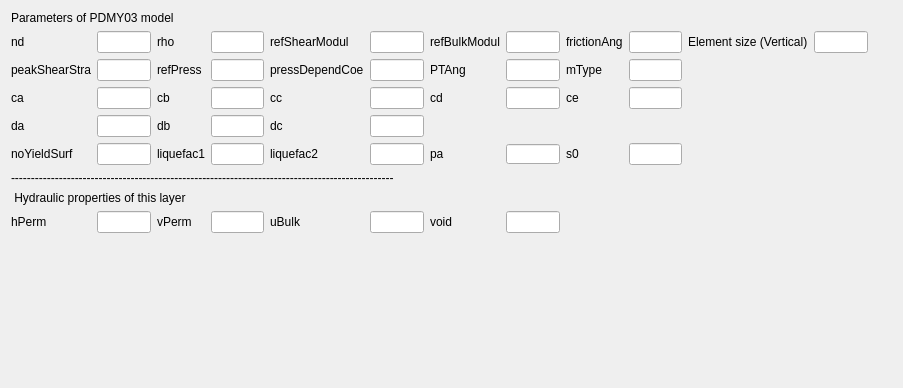
<?xml version="1.0" encoding="UTF-8"?>
<ui version="4.0">
 <class>PDMY03Ui</class>
 <widget class="QDialog" name="PDMY03Ui">
  <property name="geometry">
   <rect>
    <x>0</x>
    <y>0</y>
    <width>903</width>
    <height>388</height>
   </rect>
  </property>
  <property name="windowTitle">
   <string>Dialog</string>
  </property>
  <layout class="QGridLayout" name="gridLayout">
   <item row="5" column="0">
    <widget class="QLabel" name="noYieldSurf_2">
     <property name="sizePolicy">
      <sizepolicy hsizetype="Preferred" vsizetype="Preferred">
       <horstretch>1</horstretch>
       <verstretch>0</verstretch>
      </sizepolicy>
     </property>
     <property name="text">
      <string>noYieldSurf</string>
     </property>
     <property name="alignment">
      <set>Qt::AlignLeading|Qt::AlignLeft|Qt::AlignVCenter</set>
     </property>
    </widget>
   </item>
   <item row="1" column="8">
    <widget class="QLabel" name="frictionAng_2">
     <property name="text">
      <string>frictionAng</string>
     </property>
     <property name="alignment">
      <set>Qt::AlignLeading|Qt::AlignLeft|Qt::AlignVCenter</set>
     </property>
    </widget>
   </item>
   <item row="2" column="1">
    <widget class="QLineEdit" name="peakShearStra">
     <property name="sizePolicy">
      <sizepolicy hsizetype="Maximum" vsizetype="Fixed">
       <horstretch>0</horstretch>
       <verstretch>0</verstretch>
      </sizepolicy>
     </property>
     <property name="maximumSize">
      <size>
       <width>16777215</width>
       <height>16777215</height>
      </size>
     </property>
     <property name="alignment">
      <set>Qt::AlignCenter</set>
     </property>
    </widget>
   </item>
   <item row="4" column="5">
    <widget class="QLineEdit" name="dc">
     <property name="sizePolicy">
      <sizepolicy hsizetype="Maximum" vsizetype="Fixed">
       <horstretch>0</horstretch>
       <verstretch>0</verstretch>
      </sizepolicy>
     </property>
     <property name="maximumSize">
      <size>
       <width>16777215</width>
       <height>16777215</height>
      </size>
     </property>
     <property name="alignment">
      <set>Qt::AlignCenter</set>
     </property>
    </widget>
   </item>
   <item row="5" column="3">
    <widget class="QLineEdit" name="liquefac1">
     <property name="sizePolicy">
      <sizepolicy hsizetype="Maximum" vsizetype="Fixed">
       <horstretch>0</horstretch>
       <verstretch>0</verstretch>
      </sizepolicy>
     </property>
     <property name="maximumSize">
      <size>
       <width>16777215</width>
       <height>16777215</height>
      </size>
     </property>
     <property name="alignment">
      <set>Qt::AlignCenter</set>
     </property>
    </widget>
   </item>
   <item row="1" column="6">
    <widget class="QLabel" name="refBulkModul_2">
     <property name="text">
      <string>refBulkModul</string>
     </property>
     <property name="alignment">
      <set>Qt::AlignLeading|Qt::AlignLeft|Qt::AlignVCenter</set>
     </property>
    </widget>
   </item>
   <item row="5" column="6">
    <widget class="QLabel" name="pa_2">
     <property name="text">
      <string>pa</string>
     </property>
     <property name="alignment">
      <set>Qt::AlignLeading|Qt::AlignLeft|Qt::AlignVCenter</set>
     </property>
    </widget>
   </item>
   <item row="3" column="5">
    <widget class="QLineEdit" name="cc">
     <property name="sizePolicy">
      <sizepolicy hsizetype="Maximum" vsizetype="Fixed">
       <horstretch>0</horstretch>
       <verstretch>0</verstretch>
      </sizepolicy>
     </property>
     <property name="maximumSize">
      <size>
       <width>16777215</width>
       <height>16777215</height>
      </size>
     </property>
     <property name="alignment">
      <set>Qt::AlignCenter</set>
     </property>
    </widget>
   </item>
   <item row="5" column="9">
    <widget class="QLineEdit" name="s0">
     <property name="sizePolicy">
      <sizepolicy hsizetype="Maximum" vsizetype="Fixed">
       <horstretch>0</horstretch>
       <verstretch>0</verstretch>
      </sizepolicy>
     </property>
     <property name="maximumSize">
      <size>
       <width>16777215</width>
       <height>16777215</height>
      </size>
     </property>
     <property name="alignment">
      <set>Qt::AlignCenter</set>
     </property>
    </widget>
   </item>
   <item row="2" column="4">
    <widget class="QLabel" name="pressDependCoe_2">
     <property name="text">
      <string>pressDependCoe</string>
     </property>
     <property name="alignment">
      <set>Qt::AlignLeading|Qt::AlignLeft|Qt::AlignVCenter</set>
     </property>
    </widget>
   </item>
   <item row="3" column="3">
    <widget class="QLineEdit" name="cb">
     <property name="sizePolicy">
      <sizepolicy hsizetype="Maximum" vsizetype="Fixed">
       <horstretch>0</horstretch>
       <verstretch>0</verstretch>
      </sizepolicy>
     </property>
     <property name="maximumSize">
      <size>
       <width>16777215</width>
       <height>16777215</height>
      </size>
     </property>
     <property name="alignment">
      <set>Qt::AlignCenter</set>
     </property>
    </widget>
   </item>
   <item row="1" column="1">
    <widget class="QLineEdit" name="nd">
     <property name="sizePolicy">
      <sizepolicy hsizetype="Maximum" vsizetype="Fixed">
       <horstretch>0</horstretch>
       <verstretch>0</verstretch>
      </sizepolicy>
     </property>
     <property name="maximumSize">
      <size>
       <width>16777215</width>
       <height>16777215</height>
      </size>
     </property>
     <property name="alignment">
      <set>Qt::AlignCenter</set>
     </property>
    </widget>
   </item>
   <item row="2" column="7">
    <widget class="QLineEdit" name="PTAng">
     <property name="sizePolicy">
      <sizepolicy hsizetype="Maximum" vsizetype="Fixed">
       <horstretch>0</horstretch>
       <verstretch>0</verstretch>
      </sizepolicy>
     </property>
     <property name="maximumSize">
      <size>
       <width>16777215</width>
       <height>16777215</height>
      </size>
     </property>
     <property name="alignment">
      <set>Qt::AlignCenter</set>
     </property>
    </widget>
   </item>
   <item row="4" column="1">
    <widget class="QLineEdit" name="da">
     <property name="sizePolicy">
      <sizepolicy hsizetype="Maximum" vsizetype="Fixed">
       <horstretch>0</horstretch>
       <verstretch>0</verstretch>
      </sizepolicy>
     </property>
     <property name="maximumSize">
      <size>
       <width>16777215</width>
       <height>16777215</height>
      </size>
     </property>
     <property name="alignment">
      <set>Qt::AlignCenter</set>
     </property>
    </widget>
   </item>
   <item row="3" column="0">
    <widget class="QLabel" name="ca_2">
     <property name="text">
      <string>ca</string>
     </property>
     <property name="alignment">
      <set>Qt::AlignLeading|Qt::AlignLeft|Qt::AlignVCenter</set>
     </property>
    </widget>
   </item>
   <item row="8" column="5">
    <widget class="QLineEdit" name="uBulk">
     <property name="alignment">
      <set>Qt::AlignCenter</set>
     </property>
    </widget>
   </item>
   <item row="1" column="2">
    <widget class="QLabel" name="rho_2">
     <property name="text">
      <string>rho</string>
     </property>
     <property name="alignment">
      <set>Qt::AlignLeading|Qt::AlignLeft|Qt::AlignVCenter</set>
     </property>
    </widget>
   </item>
   <item row="5" column="7">
    <widget class="QLineEdit" name="pa">
     <property name="sizePolicy">
      <sizepolicy hsizetype="Maximum" vsizetype="Fixed">
       <horstretch>0</horstretch>
       <verstretch>0</verstretch>
      </sizepolicy>
     </property>
     <property name="maximumSize">
      <size>
       <width>16777215</width>
       <height>20</height>
      </size>
     </property>
     <property name="alignment">
      <set>Qt::AlignCenter</set>
     </property>
    </widget>
   </item>
   <item row="8" column="4">
    <widget class="QLabel" name="uBulk_2">
     <property name="text">
      <string>uBulk</string>
     </property>
     <property name="alignment">
      <set>Qt::AlignLeading|Qt::AlignLeft|Qt::AlignVCenter</set>
     </property>
    </widget>
   </item>
   <item row="2" column="3">
    <widget class="QLineEdit" name="refPress">
     <property name="sizePolicy">
      <sizepolicy hsizetype="Maximum" vsizetype="Fixed">
       <horstretch>0</horstretch>
       <verstretch>0</verstretch>
      </sizepolicy>
     </property>
     <property name="maximumSize">
      <size>
       <width>16777215</width>
       <height>16777215</height>
      </size>
     </property>
     <property name="alignment">
      <set>Qt::AlignCenter</set>
     </property>
    </widget>
   </item>
   <item row="7" column="0" colspan="14">
    <widget class="QLabel" name="hydraulicLabel">
     <property name="text">
      <string> Hydraulic properties of this layer</string>
     </property>
    </widget>
   </item>
   <item row="6" column="0" colspan="16">
    <widget class="QLabel" name="line1_2">
     <property name="text">
      <string>------------------------------------------------------------------------------------------------</string>
     </property>
    </widget>
   </item>
   <item row="2" column="2">
    <widget class="QLabel" name="refPress_2">
     <property name="text">
      <string>refPress</string>
     </property>
     <property name="alignment">
      <set>Qt::AlignLeading|Qt::AlignLeft|Qt::AlignVCenter</set>
     </property>
    </widget>
   </item>
   <item row="4" column="2">
    <widget class="QLabel" name="db_2">
     <property name="text">
      <string>db</string>
     </property>
     <property name="alignment">
      <set>Qt::AlignLeading|Qt::AlignLeft|Qt::AlignVCenter</set>
     </property>
    </widget>
   </item>
   <item row="1" column="7">
    <widget class="QLineEdit" name="refBulkModul">
     <property name="sizePolicy">
      <sizepolicy hsizetype="Maximum" vsizetype="Fixed">
       <horstretch>0</horstretch>
       <verstretch>0</verstretch>
      </sizepolicy>
     </property>
     <property name="maximumSize">
      <size>
       <width>16777215</width>
       <height>16777215</height>
      </size>
     </property>
     <property name="alignment">
      <set>Qt::AlignCenter</set>
     </property>
    </widget>
   </item>
   <item row="8" column="2">
    <widget class="QLabel" name="vPerm_2">
     <property name="text">
      <string>vPerm</string>
     </property>
     <property name="alignment">
      <set>Qt::AlignLeading|Qt::AlignLeft|Qt::AlignVCenter</set>
     </property>
    </widget>
   </item>
   <item row="5" column="5">
    <widget class="QLineEdit" name="liquefac2">
     <property name="sizePolicy">
      <sizepolicy hsizetype="Maximum" vsizetype="Fixed">
       <horstretch>0</horstretch>
       <verstretch>0</verstretch>
      </sizepolicy>
     </property>
     <property name="maximumSize">
      <size>
       <width>16777215</width>
       <height>16777215</height>
      </size>
     </property>
     <property name="alignment">
      <set>Qt::AlignCenter</set>
     </property>
    </widget>
   </item>
   <item row="2" column="8">
    <widget class="QLabel" name="mTpye_2">
     <property name="text">
      <string>mType</string>
     </property>
     <property name="alignment">
      <set>Qt::AlignLeading|Qt::AlignLeft|Qt::AlignVCenter</set>
     </property>
    </widget>
   </item>
   <item row="3" column="2">
    <widget class="QLabel" name="cb_2">
     <property name="text">
      <string>cb</string>
     </property>
     <property name="alignment">
      <set>Qt::AlignLeading|Qt::AlignLeft|Qt::AlignVCenter</set>
     </property>
    </widget>
   </item>
   <item row="5" column="1">
    <widget class="QLineEdit" name="noYieldSurf">
     <property name="sizePolicy">
      <sizepolicy hsizetype="Maximum" vsizetype="Fixed">
       <horstretch>0</horstretch>
       <verstretch>0</verstretch>
      </sizepolicy>
     </property>
     <property name="maximumSize">
      <size>
       <width>16777215</width>
       <height>16777215</height>
      </size>
     </property>
     <property name="alignment">
      <set>Qt::AlignCenter</set>
     </property>
    </widget>
   </item>
   <item row="5" column="4">
    <widget class="QLabel" name="liquefac2_2">
     <property name="sizePolicy">
      <sizepolicy hsizetype="Preferred" vsizetype="Preferred">
       <horstretch>1</horstretch>
       <verstretch>0</verstretch>
      </sizepolicy>
     </property>
     <property name="text">
      <string>liquefac2</string>
     </property>
     <property name="alignment">
      <set>Qt::AlignLeading|Qt::AlignLeft|Qt::AlignVCenter</set>
     </property>
    </widget>
   </item>
   <item row="8" column="6">
    <widget class="QLabel" name="evoid_2">
     <property name="text">
      <string>void</string>
     </property>
     <property name="alignment">
      <set>Qt::AlignLeading|Qt::AlignLeft|Qt::AlignVCenter</set>
     </property>
    </widget>
   </item>
   <item row="3" column="6">
    <widget class="QLabel" name="cd_2">
     <property name="text">
      <string>cd</string>
     </property>
     <property name="alignment">
      <set>Qt::AlignLeading|Qt::AlignLeft|Qt::AlignVCenter</set>
     </property>
    </widget>
   </item>
   <item row="8" column="1">
    <widget class="QLineEdit" name="hPerm">
     <property name="alignment">
      <set>Qt::AlignCenter</set>
     </property>
    </widget>
   </item>
   <item row="3" column="4">
    <widget class="QLabel" name="cc_2">
     <property name="text">
      <string>cc</string>
     </property>
     <property name="alignment">
      <set>Qt::AlignLeading|Qt::AlignLeft|Qt::AlignVCenter</set>
     </property>
    </widget>
   </item>
   <item row="1" column="11">
    <widget class="QLineEdit" name="eSize">
     <property name="maximumSize">
      <size>
       <width>16777215</width>
       <height>16777215</height>
      </size>
     </property>
     <property name="alignment">
      <set>Qt::AlignCenter</set>
     </property>
    </widget>
   </item>
   <item row="1" column="5">
    <widget class="QLineEdit" name="refShearModul">
     <property name="sizePolicy">
      <sizepolicy hsizetype="Maximum" vsizetype="Fixed">
       <horstretch>0</horstretch>
       <verstretch>0</verstretch>
      </sizepolicy>
     </property>
     <property name="maximumSize">
      <size>
       <width>16777215</width>
       <height>16777215</height>
      </size>
     </property>
     <property name="alignment">
      <set>Qt::AlignCenter</set>
     </property>
    </widget>
   </item>
   <item row="2" column="0">
    <widget class="QLabel" name="peakShearStra_2">
     <property name="text">
      <string>peakShearStra</string>
     </property>
     <property name="alignment">
      <set>Qt::AlignLeading|Qt::AlignLeft|Qt::AlignVCenter</set>
     </property>
    </widget>
   </item>
   <item row="2" column="6">
    <widget class="QLabel" name="PTAng_2">
     <property name="text">
      <string>PTAng</string>
     </property>
     <property name="alignment">
      <set>Qt::AlignLeading|Qt::AlignLeft|Qt::AlignVCenter</set>
     </property>
    </widget>
   </item>
   <item row="8" column="0">
    <widget class="QLabel" name="hPerm_2">
     <property name="text">
      <string>hPerm</string>
     </property>
     <property name="alignment">
      <set>Qt::AlignLeading|Qt::AlignLeft|Qt::AlignVCenter</set>
     </property>
    </widget>
   </item>
   <item row="8" column="7">
    <widget class="QLineEdit" name="evoid">
     <property name="alignment">
      <set>Qt::AlignCenter</set>
     </property>
    </widget>
   </item>
   <item row="1" column="4">
    <widget class="QLabel" name="refShearModul_2">
     <property name="text">
      <string>refShearModul</string>
     </property>
     <property name="alignment">
      <set>Qt::AlignLeading|Qt::AlignLeft|Qt::AlignVCenter</set>
     </property>
    </widget>
   </item>
   <item row="1" column="10">
    <widget class="QLabel" name="eSizeLabel">
     <property name="text">
      <string>Element size (Vertical)</string>
     </property>
    </widget>
   </item>
   <item row="1" column="0">
    <widget class="QLabel" name="nd_2">
     <property name="text">
      <string>nd</string>
     </property>
     <property name="alignment">
      <set>Qt::AlignLeading|Qt::AlignLeft|Qt::AlignVCenter</set>
     </property>
    </widget>
   </item>
   <item row="1" column="12">
    <spacer name="horizontalSpacer">
     <property name="orientation">
      <enum>Qt::Horizontal</enum>
     </property>
     <property name="sizeHint" stdset="0">
      <size>
       <width>40</width>
       <height>20</height>
      </size>
     </property>
    </spacer>
   </item>
   <item row="3" column="1">
    <widget class="QLineEdit" name="ca">
     <property name="sizePolicy">
      <sizepolicy hsizetype="Maximum" vsizetype="Fixed">
       <horstretch>0</horstretch>
       <verstretch>0</verstretch>
      </sizepolicy>
     </property>
     <property name="maximumSize">
      <size>
       <width>16777215</width>
       <height>16777215</height>
      </size>
     </property>
     <property name="alignment">
      <set>Qt::AlignCenter</set>
     </property>
    </widget>
   </item>
   <item row="5" column="2">
    <widget class="QLabel" name="liquefac1_2">
     <property name="sizePolicy">
      <sizepolicy hsizetype="Preferred" vsizetype="Preferred">
       <horstretch>1</horstretch>
       <verstretch>0</verstretch>
      </sizepolicy>
     </property>
     <property name="text">
      <string>liquefac1</string>
     </property>
     <property name="alignment">
      <set>Qt::AlignLeading|Qt::AlignLeft|Qt::AlignVCenter</set>
     </property>
    </widget>
   </item>
   <item row="2" column="9">
    <widget class="QLineEdit" name="mType">
     <property name="sizePolicy">
      <sizepolicy hsizetype="Maximum" vsizetype="Fixed">
       <horstretch>0</horstretch>
       <verstretch>0</verstretch>
      </sizepolicy>
     </property>
     <property name="maximumSize">
      <size>
       <width>16777215</width>
       <height>16777215</height>
      </size>
     </property>
     <property name="alignment">
      <set>Qt::AlignCenter</set>
     </property>
    </widget>
   </item>
   <item row="1" column="9">
    <widget class="QLineEdit" name="frictionAng">
     <property name="sizePolicy">
      <sizepolicy hsizetype="Maximum" vsizetype="Fixed">
       <horstretch>0</horstretch>
       <verstretch>0</verstretch>
      </sizepolicy>
     </property>
     <property name="maximumSize">
      <size>
       <width>16777215</width>
       <height>16777215</height>
      </size>
     </property>
     <property name="alignment">
      <set>Qt::AlignCenter</set>
     </property>
    </widget>
   </item>
   <item row="4" column="4">
    <widget class="QLabel" name="dc_2">
     <property name="text">
      <string>dc</string>
     </property>
     <property name="alignment">
      <set>Qt::AlignLeading|Qt::AlignLeft|Qt::AlignVCenter</set>
     </property>
    </widget>
   </item>
   <item row="1" column="3">
    <widget class="QLineEdit" name="rho">
     <property name="sizePolicy">
      <sizepolicy hsizetype="Maximum" vsizetype="Fixed">
       <horstretch>0</horstretch>
       <verstretch>0</verstretch>
      </sizepolicy>
     </property>
     <property name="maximumSize">
      <size>
       <width>16777215</width>
       <height>16777215</height>
      </size>
     </property>
     <property name="alignment">
      <set>Qt::AlignCenter</set>
     </property>
    </widget>
   </item>
   <item row="0" column="0" colspan="8">
    <widget class="QLabel" name="label_34">
     <property name="text">
      <string>Parameters of PDMY03 model </string>
     </property>
    </widget>
   </item>
   <item row="3" column="7">
    <widget class="QLineEdit" name="cd">
     <property name="sizePolicy">
      <sizepolicy hsizetype="Maximum" vsizetype="Fixed">
       <horstretch>0</horstretch>
       <verstretch>0</verstretch>
      </sizepolicy>
     </property>
     <property name="maximumSize">
      <size>
       <width>16777215</width>
       <height>16777215</height>
      </size>
     </property>
     <property name="alignment">
      <set>Qt::AlignCenter</set>
     </property>
    </widget>
   </item>
   <item row="3" column="9">
    <widget class="QLineEdit" name="ce">
     <property name="sizePolicy">
      <sizepolicy hsizetype="Maximum" vsizetype="Fixed">
       <horstretch>0</horstretch>
       <verstretch>0</verstretch>
      </sizepolicy>
     </property>
     <property name="maximumSize">
      <size>
       <width>16777215</width>
       <height>16777215</height>
      </size>
     </property>
     <property name="alignment">
      <set>Qt::AlignCenter</set>
     </property>
    </widget>
   </item>
   <item row="4" column="3">
    <widget class="QLineEdit" name="db">
     <property name="sizePolicy">
      <sizepolicy hsizetype="Maximum" vsizetype="Fixed">
       <horstretch>0</horstretch>
       <verstretch>0</verstretch>
      </sizepolicy>
     </property>
     <property name="maximumSize">
      <size>
       <width>16777215</width>
       <height>16777215</height>
      </size>
     </property>
     <property name="alignment">
      <set>Qt::AlignCenter</set>
     </property>
    </widget>
   </item>
   <item row="2" column="5">
    <widget class="QLineEdit" name="pressDependCoe">
     <property name="sizePolicy">
      <sizepolicy hsizetype="Maximum" vsizetype="Fixed">
       <horstretch>0</horstretch>
       <verstretch>0</verstretch>
      </sizepolicy>
     </property>
     <property name="maximumSize">
      <size>
       <width>16777215</width>
       <height>16777215</height>
      </size>
     </property>
     <property name="alignment">
      <set>Qt::AlignCenter</set>
     </property>
    </widget>
   </item>
   <item row="5" column="8">
    <widget class="QLabel" name="s0_2">
     <property name="sizePolicy">
      <sizepolicy hsizetype="Preferred" vsizetype="Preferred">
       <horstretch>1</horstretch>
       <verstretch>0</verstretch>
      </sizepolicy>
     </property>
     <property name="text">
      <string>s0</string>
     </property>
     <property name="alignment">
      <set>Qt::AlignLeading|Qt::AlignLeft|Qt::AlignVCenter</set>
     </property>
    </widget>
   </item>
   <item row="8" column="3">
    <widget class="QLineEdit" name="vPerm">
     <property name="alignment">
      <set>Qt::AlignCenter</set>
     </property>
    </widget>
   </item>
   <item row="4" column="0">
    <widget class="QLabel" name="da_2">
     <property name="text">
      <string>da</string>
     </property>
     <property name="alignment">
      <set>Qt::AlignLeading|Qt::AlignLeft|Qt::AlignVCenter</set>
     </property>
    </widget>
   </item>
   <item row="3" column="8">
    <widget class="QLabel" name="ce_2">
     <property name="text">
      <string>ce</string>
     </property>
     <property name="alignment">
      <set>Qt::AlignLeading|Qt::AlignLeft|Qt::AlignVCenter</set>
     </property>
    </widget>
   </item>
   <item row="9" column="4">
    <spacer name="verticalSpacer">
     <property name="orientation">
      <enum>Qt::Vertical</enum>
     </property>
     <property name="sizeHint" stdset="0">
      <size>
       <width>20</width>
       <height>40</height>
      </size>
     </property>
    </spacer>
   </item>
  </layout>
 </widget>
 <resources/>
 <connections/>
</ui>
